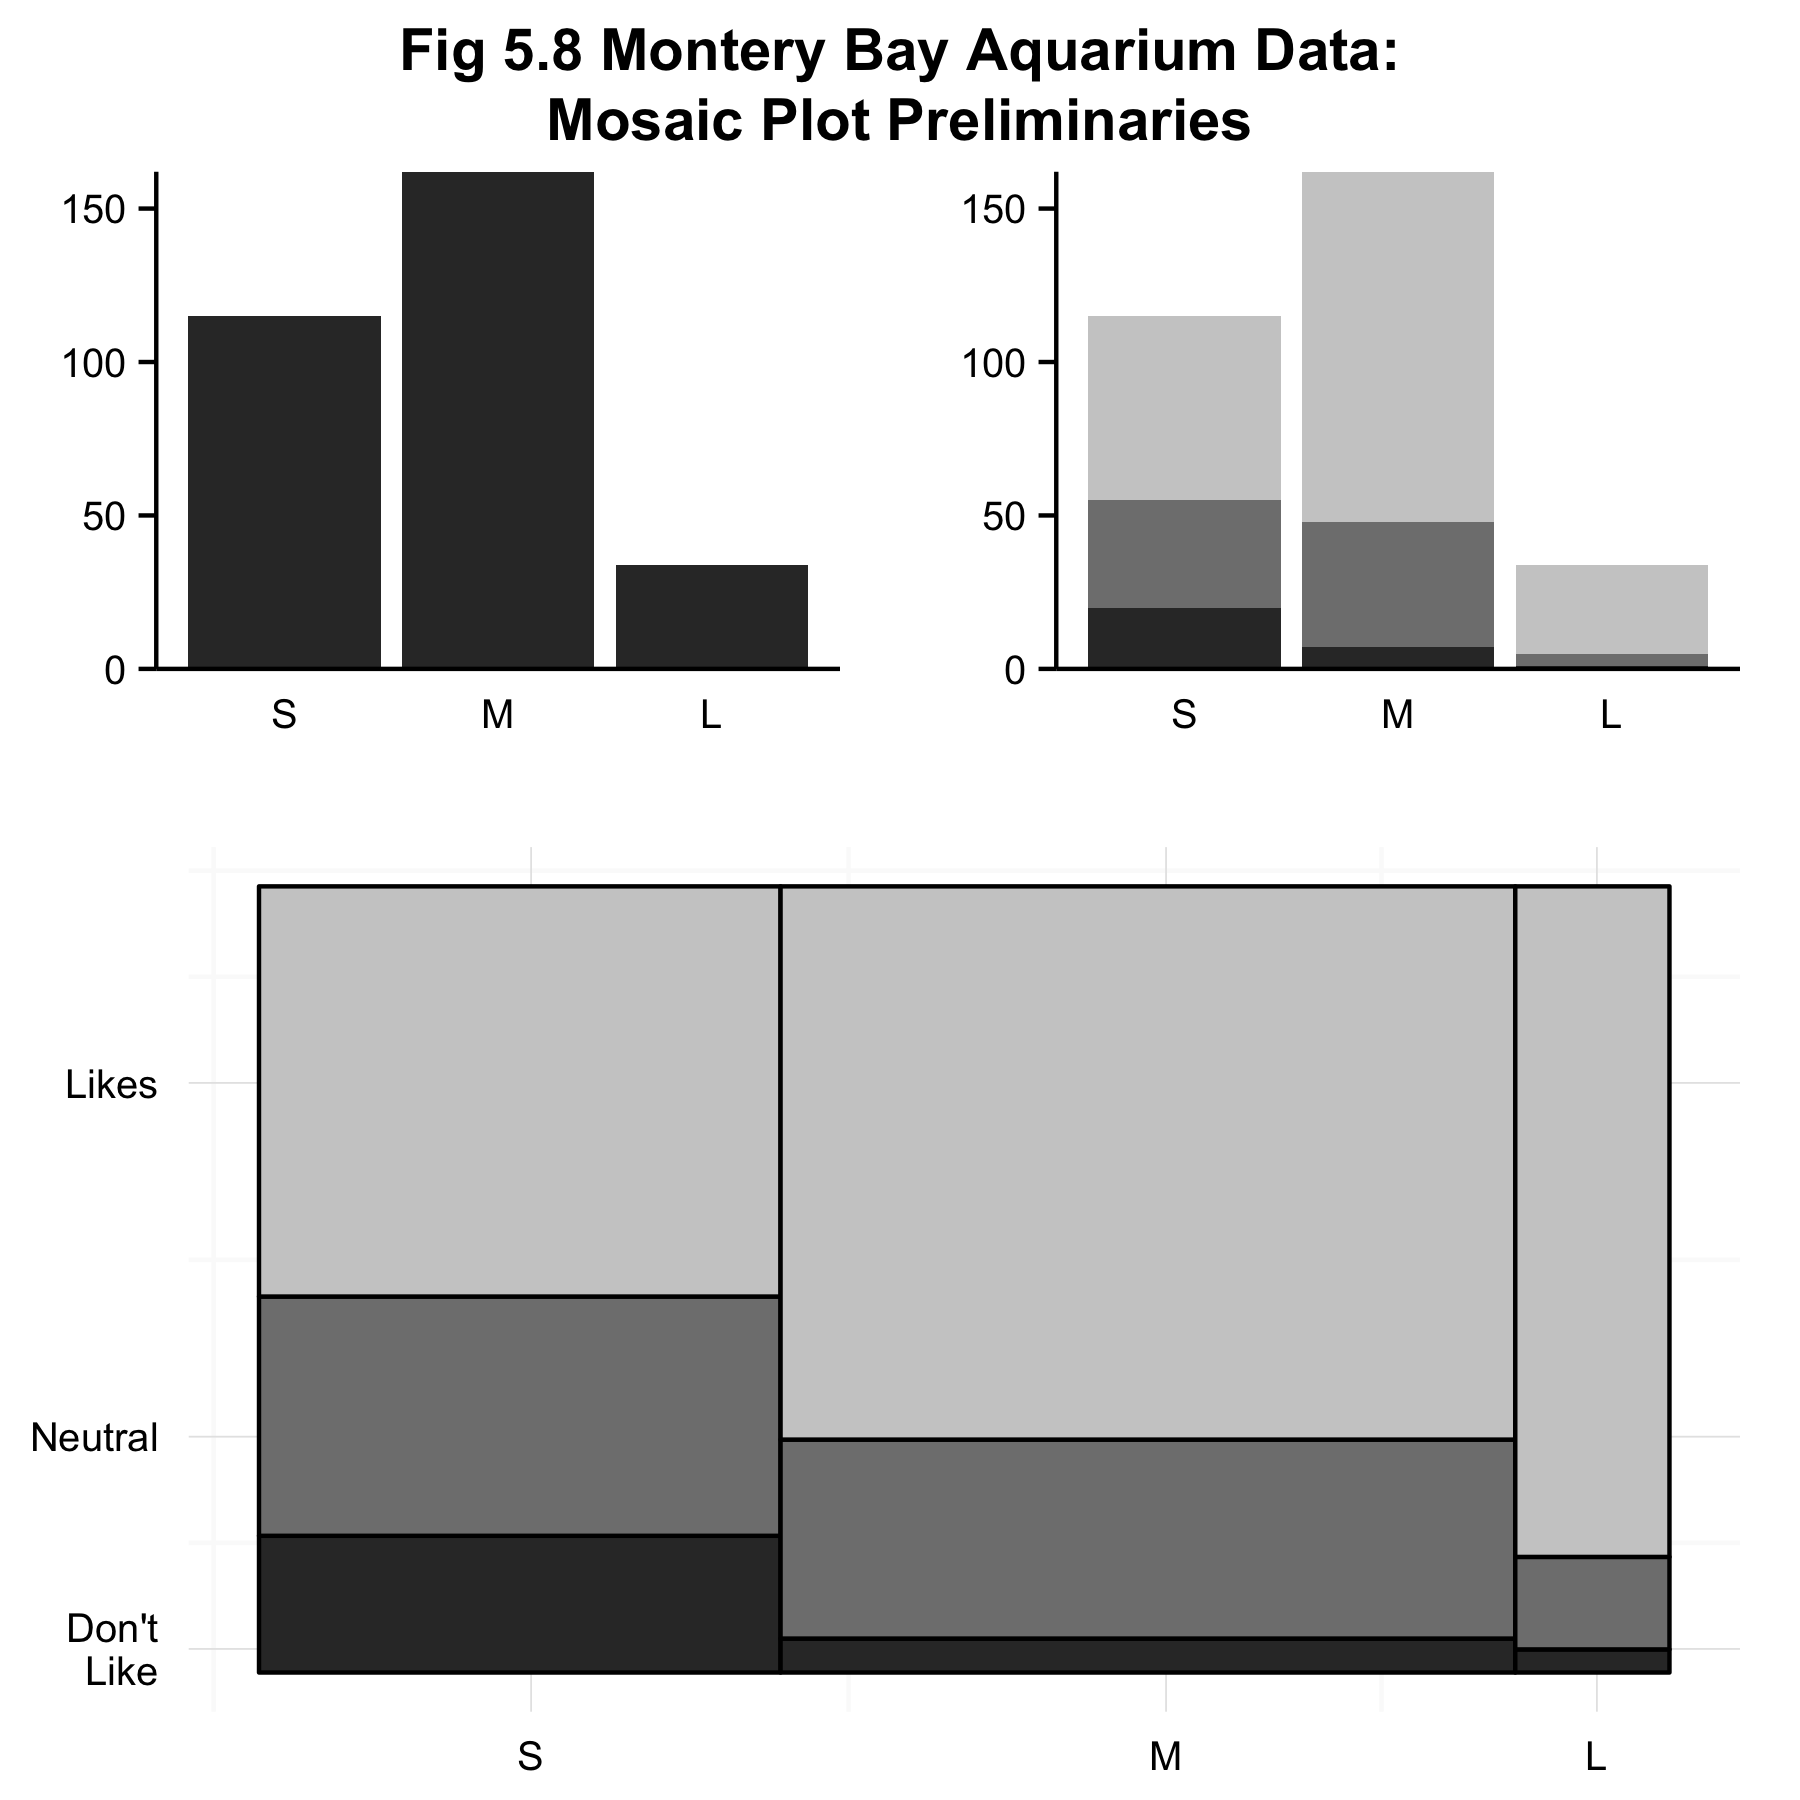

Here is the R script that generated this plot:
## NOTE: THE DATA USED WAS ESTIMATED, WE DID NOT HAVE ACCESS TO THE
##       RAW/ORIGINAL DATA.

library(ggplot2)
library(plyr)
library(reshape2)
library(gridExtra)

this_base <- "fig05-08_monterey-bay-aquarium-data-mosaic-plot-preliminaries"

my_data <- data.frame(
  time = c("S", "M", "L"),
  dont_like = c(20, 7, 1),
  neutral = c(35, 41, 4),
  like = c(60, 114, 29))

# helper variables
my_data$total <- with(my_data, like + neutral + dont_like)
my_data$xmax <- with(my_data, cumsum(total))
my_data$xmin <- with(my_data, xmax - total)

my_data_long <- melt(my_data, c("time", "xmin", "xmax", "total"))

my_data_long$time <- factor(my_data_long$time, c("S", "M", "L"))

my_data_long1 <- ddply(my_data_long, .(time), transform, ymax = cumsum(value))
my_data_long1 <- ddply(my_data_long1, .(time), transform, ymin = ymax - value)

my_data_long1$ymin_std <- with(my_data_long1, (ymin / total) * 100)
my_data_long1$ymax_std <- with(my_data_long1, (ymax / total) * 100)


p1 <- ggplot(my_data_long, aes(x = time, y = value)) +
  geom_bar(stat = "identity") +
  scale_y_continuous(breaks = seq(0, 150, 50), expand = c(0, 0)) + 
  theme_classic() +
  theme(axis.title = element_blank(),
        axis.ticks.x = element_blank())

p1

p2 <- ggplot(my_data_long, aes(x = time, y = value, fill = variable)) +
  geom_bar(stat = "identity", show_guide = FALSE) +
  scale_fill_manual(values = c("grey20", "grey50", "grey80")) +
  scale_y_continuous(breaks = seq(0, 150, 50), expand = c(0, 0)) + 
  theme_classic() +
  theme(axis.title = element_blank(),
        axis.ticks.x = element_blank())

p2

p3 <- ggplot(my_data_long1, 
             aes(ymin = ymin_std, ymax = ymax_std, xmin = xmin, 
                 xmax = xmax, fill = variable)) +
  geom_rect(colour = "black", show_guide = FALSE, width = 0.5) +
  scale_fill_manual(values = c("grey20", "grey50", "grey80")) +
  scale_x_continuous(breaks = c(60, 200, 295), labels = c("S", "M", "L")) +
  scale_y_continuous(breaks = c(3, 30, 75), 
                     labels = c("Don't\nLike", "Neutral", "Likes")) +
  theme_bw() +
  theme(panel.border = element_blank(),
        axis.ticks = element_blank())

p3

p4 <- arrangeGrob(
  p1, p2, ncol = 2, heights = c(0.5, 0.5))

p5 <- arrangeGrob(
  p4, p3, nrow = 2, heights = c(0.4, 0.6),
  main = textGrob(
    "Fig 5.8 Montery Bay Aquarium Data:\nMosaic Plot Preliminaries",
    just = "top", vjust = 0.75, gp = gpar(fontsize = 14, lineheight = 1, 
                                          fontface = "bold")))
p5

ggsave(paste0(this_base, ".png"), 
       p5, width = 6, height = 6)

## pedantic: missing space between bars
